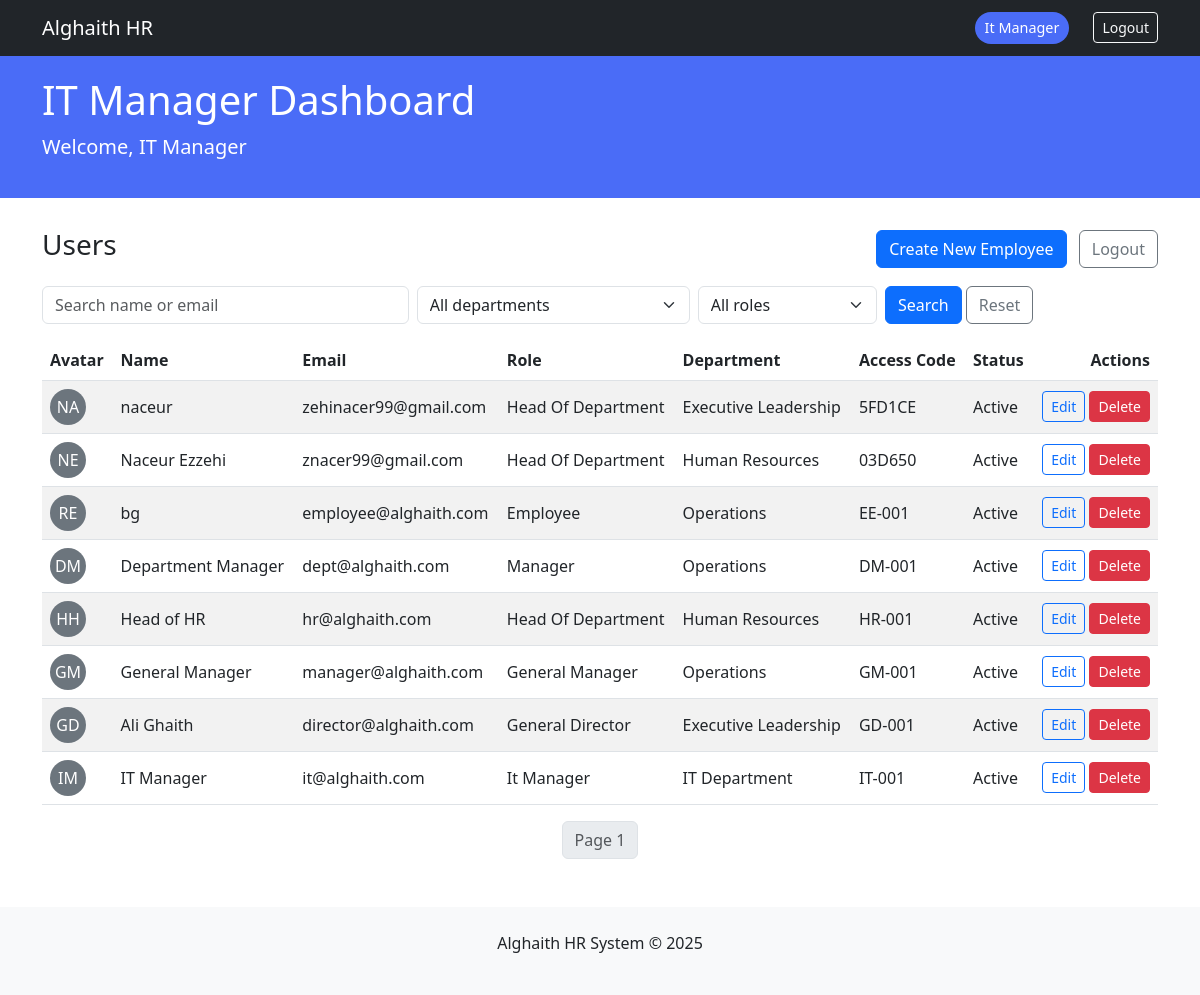
The app's page /dashboard/it_manager (signed in) with its own data.
### core/models.py (models this page shows, shortened)
class User(db.Model, UserMixin):
    __tablename__ = 'users'
    id = db.Column(db.Integer, primary_key=True)
    email = db.Column(db.String(120), unique=True, nullable=False)
    password_hash = db.Column(db.String(200), nullable=False)
    name = db.Column(db.String(100), nullable=False)
    role = db.Column(db.String(50), nullable=False)
    avatar = db.Column(db.String(2), nullable=False)
    access_code = db.Column(db.String(20), unique=True, nullable=False)
    department_id = db.Column(db.Integer, db.ForeignKey('departments.id'))
    created_at = db.Column(db.DateTime, default=datetime.utcnow)
    last_login = db.Column(db.DateTime)
    login_count = db.Column(db.Integer, default=0)
    is_active = db.Column(db.Boolean, default=True, nullable=False)
    department = db.relationship('Department', back_populates='members')
    @property
    def is_authenticated(self):
        return True

class Department(db.Model):
    __tablename__ = 'departments'
    id = db.Column(db.Integer, primary_key=True)
    name = db.Column(db.String(100), unique=True, nullable=False)
    description = db.Column(db.Text)
    created_at = db.Column(db.DateTime, default=datetime.utcnow)
    members = db.relationship('User', back_populates='department', lazy='dynamic')

### modules/dashboard/routes.py (the view)
@dashboard_bp.route('/it_manager')
@login_required
@role_required(['it_manager'])
def it_manager_dashboard():
    q = (request.args.get('q') or '').strip()
    role_filter = (request.args.get('role') or '').strip()
    dept_filter = (request.args.get('department') or '').strip()
    try:
        page = max(int(request.args.get('page', 1)), 1)
    except Exception:
        page = 1
    per_page = 10
    query = User.query
    if q:
        like = f"%{q}%"
        query = query.filter(or_(User.name.ilike(like), User.email.ilike(like)))
    if role_filter:
        query = query.filter(User.role == role_filter)
    if dept_filter:
        try:
            dept_id = int(dept_filter)
            query = query.filter(User.department_id == dept_id)
        except ValueError:
            pass
    total = query.count()
    users = query.order_by(User.created_at.desc()).limit(per_page).offset((page - 1) * per_page).all()
    departments = Department.query.order_by(Department.name).all()
    return render_template(
        'dashboard/it_manager.html',
        user=current_user,
        user_list=users,
        total=total,
        page=page,
        per_page=per_page,
        departments=departments,
        q=q,
        role_filter=role_filter,
        dept_filter=dept_filter
    )

### modules/auth/forms.py
class LogoutForm(FlaskForm):
    submit = SubmitField('Logout')

### app.py (called while the page is built)
@login_manager.user_loader
def load_user(user_id):
    from core.models import User
    return db.session.get(User, int(user_id))

### templates/dashboard/it_manager.html (shortened to what this page needs)
{% extends "dashboard/base_dashboard.html" %}
{% block dashboard_title %}IT Manager Dashboard{% endblock %}
{% block dashboard_content %}
<div class="mb-3 d-flex justify-content-between align-items-center">
    <h3>Users</h3>
    <div>
        <a href="{{ url_for('dashboard.it_manager_create_employee') }}" class="btn btn-primary">Create New Employee</a>
        <a href="{{ url_for('auth.logout') }}" class="btn btn-outline-secondary ms-2">Logout</a>
    </div>
</div>
<form method="GET" action="{{ url_for('dashboard.it_manager_dashboard') }}" class="row g-2 mb-3">
  <div class="col-md-4">
    <input name="q" value="{{ q }}" class="form-control" placeholder="Search name or email">
  </div>
  <div class="col-md-3">
    <select name="department" class="form-select">
      <option value="">All departments</option>
    </select>
  </div>
  <div class="col-md-2">
    <select name="role" class="form-select">
      <option value="">All roles</option>
    </select>
  </div>
  <div class="col-md-3">
    <button class="btn btn-primary" type="submit">Search</button>
    <a class="btn btn-outline-secondary" href="{{ url_for('dashboard.it_manager_dashboard') }}">Reset</a>
  </div>
</form>
<div class="table-responsive">
  <table class="table table-striped align-middle">
    <thead>
      <tr>
        <th>Avatar</th>
        <th>Name</th>
        <th>Email</th>
        <th>Role</th>
        <th>Department</th>
        <th>Access Code</th>
        <th>Status</th>
        <th class="text-end">Actions</th>
      </tr>
    </thead>
    <tbody>
      {% for u in user_list %}
      <tr>
        <td>
          <div style="width:36px;height:36px;border-radius:50%;background:#6c757d;color:#fff;display:inline-flex;align-items:center;justify-content:center;">
            {{ u.avatar }}
          </div>
        </td>
        <td>{{ u.name }}</td>
        <td>{{ u.email }}</td>
        <td>{{ u.role|replace('_',' ')|title }}</td>
        <td>{{ u.department.name if u.department else '-' }}</td>
        <td>{{ u.access_code or '-' }}</td>
        <td>{{ 'Active' if u.is_active else 'Inactive' }}</td>
        <td class="text-end">
          <a href="{{ url_for('dashboard.it_manager_edit_employee', id=u.id) }}" class="btn btn-sm btn-outline-primary">Edit</a>
          <form method="POST" action="{{ url_for('dashboard.it_manager_delete_employee', id=u.id) }}" style="display:inline;">
            <button type="submit" class="btn btn-sm btn-danger" onclick="return confirm('Delete {{ u.name }}?');">Delete</button>
          </form>
        </td>
      </tr>
      {% else %}
      <tr><td colspan="8" class="text-center">No users found</td></tr>
      {% endfor %}
    </tbody>
  </table>
</div>
<nav aria-label="User pages">
  <ul class="pagination justify-content-center">
    <li class="page-item disabled"><span class="page-link">Page {{ page }}</span></li>
  </ul>
</nav>
{% endblock %}

### templates/dashboard/base_dashboard.html (shortened to what this page needs)
<!DOCTYPE html>
<html>
<head>
    <link href="https://cdn.jsdelivr.net/npm/bootstrap@5.3.0/dist/css/bootstrap.min.css" rel="stylesheet">
</head>
<body>
    <nav class="navbar navbar-expand-lg navbar-dark bg-dark">
        <div class="container">
            <a class="navbar-brand" href="#">Alghaith HR</a>
            <div class="d-flex align-items-center">
                <span class="role-indicator me-3">{{ current_user.role|replace('_', ' ')|title }}</span>
                {% if current_user.is_authenticated %}
                <form method="post" action="{{ url_for('auth.logout') }}" class="ms-2 d-inline">
                    <button type="submit" class="btn btn-sm btn-outline-light">Logout</button>
                </form>
                {% endif %}
            </div>
        </div>
    </nav>
    <div class="role-header">
        <div class="container">
            <h1>{% block dashboard_title %}Dashboard{% endblock %}</h1>
            <p class="lead">Welcome, {{ current_user.name }}</p>
        </div>
    </div>
    <div class="container">
        {% block dashboard_content %}{% endblock %}
    </div>
    <footer class="mt-5 py-4 bg-light">
        <div class="container text-center">
            <p>Alghaith HR System &copy; 2025</p>
        </div>
    </footer>
</body>
</html>

### templates/dashboard/base_dashboard.html (style rules this page uses)
:root { --role-color: #4a6cf7; }
.role-header { background: var(--role-color); color: white; padding: 20px 0; margin-bottom: 30px; }
.role-indicator { background: var(--role-color); color: white; padding: 5px 10px; border-radius: 20px; font-size: 0.9rem; }

### records on screen
User: role "It Manager", name "IT Manager", avatar "IM", email "it@alghaith.com", department "IT Department", access_code "IT-001", is_active "Active"
User: avatar "NA", name "naceur", email "zehinacer99@gmail.com", role "Head Of Department", department "Executive Leadership", access_code "5FD1CE", is_active "Active"
User: avatar "NE", name "Naceur Ezzehi", email "znacer99@gmail.com", role "Head Of Department", department "Human Resources", access_code "03D650", is_active "Active"
User: avatar "RE", name "bg", email "employee@alghaith.com", role "Employee", department "Operations", access_code "EE-001", is_active "Active"
User: avatar "DM", name "Department Manager", email "dept@alghaith.com", role "Manager", department "Operations", access_code "DM-001", is_active "Active"
User: avatar "HH", name "Head of HR", email "hr@alghaith.com", role "Head Of Department", department "Human Resources", access_code "HR-001", is_active "Active"
User: avatar "GM", name "General Manager", email "manager@alghaith.com", role "General Manager", department "Operations", access_code "GM-001", is_active "Active"
User: avatar "GD", name "Ali Ghaith", email "director@alghaith.com", role "General Director", department "Executive Leadership", access_code "GD-001", is_active "Active"

### other values on screen
{{ page }} "1"
